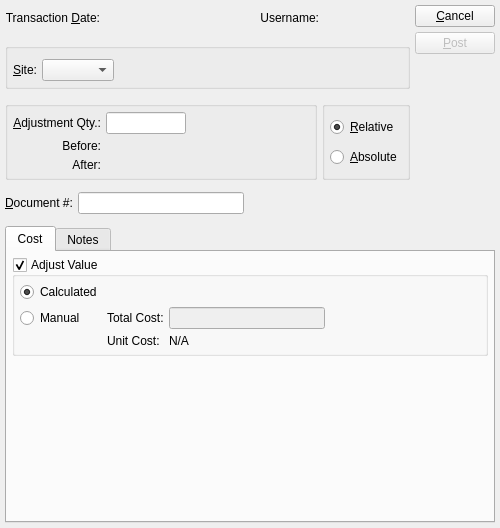
<?xml version="1.0" encoding="UTF-8"?>
<ui version="4.0">
 <comment>This file is part of the xTuple ERP: PostBooks Edition, a free and
open source Enterprise Resource Planning software suite,
Copyright (c) 1999-2019 by OpenMFG LLC, d/b/a xTuple.
It is licensed to you under the Common Public Attribution License
version 1.0, the full text of which (including xTuple-specific Exhibits)
is available at www.xtuple.com/CPAL.  By using this software, you agree
to be bound by its terms.</comment>
 <class>adjustmentTrans</class>
 <widget class="QWidget" name="adjustmentTrans">
  <property name="geometry">
   <rect>
    <x>0</x>
    <y>0</y>
    <width>500</width>
    <height>528</height>
   </rect>
  </property>
  <property name="windowTitle">
   <string>Adjustment Transaction</string>
  </property>
  <layout class="QGridLayout" name="gridLayout">
   <property name="verticalSpacing">
    <number>12</number>
   </property>
   <item row="0" column="0" colspan="2">
    <layout class="QHBoxLayout">
     <property name="spacing">
      <number>5</number>
     </property>
     <item>
      <layout class="QHBoxLayout">
       <item>
        <widget class="QLabel" name="_transDateLit">
         <property name="text">
          <string>Transaction &amp;Date:</string>
         </property>
         <property name="alignment">
          <set>Qt::AlignRight|Qt::AlignTrailing|Qt::AlignVCenter</set>
         </property>
         <property name="buddy">
          <cstring>_transDate</cstring>
         </property>
        </widget>
       </item>
       <item>
        <widget class="DLineEdit" name="_transDate">
         <property name="sizePolicy">
          <sizepolicy hsizetype="Preferred" vsizetype="Fixed">
           <horstretch>0</horstretch>
           <verstretch>0</verstretch>
          </sizepolicy>
         </property>
        </widget>
       </item>
      </layout>
     </item>
     <item>
      <spacer name="horizontalSpacer_4">
       <property name="orientation">
        <enum>Qt::Horizontal</enum>
       </property>
       <property name="sizeHint" stdset="0">
        <size>
         <width>40</width>
         <height>20</height>
        </size>
       </property>
      </spacer>
     </item>
     <item>
      <layout class="QHBoxLayout">
       <property name="spacing">
        <number>5</number>
       </property>
       <item>
        <widget class="QLabel" name="_usernameLit">
         <property name="text">
          <string>Username:</string>
         </property>
         <property name="alignment">
          <set>Qt::AlignRight|Qt::AlignTrailing|Qt::AlignVCenter</set>
         </property>
        </widget>
       </item>
       <item>
        <widget class="QLabel" name="_username">
         <property name="sizePolicy">
          <sizepolicy hsizetype="Expanding" vsizetype="Preferred">
           <horstretch>0</horstretch>
           <verstretch>0</verstretch>
          </sizepolicy>
         </property>
         <property name="alignment">
          <set>Qt::AlignLeading|Qt::AlignLeft|Qt::AlignVCenter</set>
         </property>
        </widget>
       </item>
      </layout>
     </item>
    </layout>
   </item>
   <item row="0" column="2" rowspan="2">
    <layout class="QVBoxLayout">
     <property name="spacing">
      <number>5</number>
     </property>
     <item>
      <widget class="QPushButton" name="_close">
       <property name="text">
        <string>&amp;Cancel</string>
       </property>
      </widget>
     </item>
     <item>
      <widget class="QPushButton" name="_post">
       <property name="enabled">
        <bool>false</bool>
       </property>
       <property name="text">
        <string>&amp;Post</string>
       </property>
      </widget>
     </item>
     <item>
      <spacer>
       <property name="orientation">
        <enum>Qt::Vertical</enum>
       </property>
       <property name="sizeType">
        <enum>QSizePolicy::Expanding</enum>
       </property>
       <property name="sizeHint" stdset="0">
        <size>
         <width>20</width>
         <height>35</height>
        </size>
       </property>
      </spacer>
     </item>
    </layout>
   </item>
   <item row="1" column="0" colspan="2">
    <widget class="QGroupBox" name="_itemGroup">
     <property name="title">
      <string/>
     </property>
     <layout class="QVBoxLayout">
      <property name="margin">
       <number>5</number>
      </property>
      <item>
       <widget class="ItemCluster" name="_item">
        <property name="focusPolicy">
         <enum>Qt::StrongFocus</enum>
        </property>
       </widget>
      </item>
      <item>
       <layout class="QHBoxLayout">
        <item>
         <widget class="QLabel" name="_warehouseLit">
          <property name="text">
           <string>&amp;Site:</string>
          </property>
          <property name="alignment">
           <set>Qt::AlignRight|Qt::AlignTrailing|Qt::AlignVCenter</set>
          </property>
          <property name="buddy">
           <cstring>_warehouse</cstring>
          </property>
         </widget>
        </item>
        <item>
         <layout class="QHBoxLayout">
          <property name="spacing">
           <number>0</number>
          </property>
          <item>
           <widget class="WComboBox" name="_warehouse"/>
          </item>
          <item>
           <spacer>
            <property name="orientation">
             <enum>Qt::Horizontal</enum>
            </property>
            <property name="sizeType">
             <enum>QSizePolicy::Expanding</enum>
            </property>
            <property name="sizeHint" stdset="0">
             <size>
              <width>20</width>
              <height>20</height>
             </size>
            </property>
           </spacer>
          </item>
         </layout>
        </item>
       </layout>
      </item>
     </layout>
    </widget>
   </item>
   <item row="2" column="0">
    <widget class="QGroupBox" name="_qtyGroup">
     <property name="title">
      <string/>
     </property>
     <layout class="QGridLayout">
      <item row="0" column="0">
       <widget class="QLabel" name="_adjustment_QtyLit">
        <property name="sizePolicy">
         <sizepolicy hsizetype="Preferred" vsizetype="Fixed">
          <horstretch>0</horstretch>
          <verstretch>0</verstretch>
         </sizepolicy>
        </property>
        <property name="text">
         <string>&amp;Adjustment Qty.:</string>
        </property>
        <property name="alignment">
         <set>Qt::AlignRight|Qt::AlignTrailing|Qt::AlignVCenter</set>
        </property>
        <property name="buddy">
         <cstring>_qty</cstring>
        </property>
       </widget>
      </item>
      <item row="0" column="1">
       <widget class="XLineEdit" name="_qty">
        <property name="sizePolicy">
         <sizepolicy hsizetype="Expanding" vsizetype="Preferred">
          <horstretch>0</horstretch>
          <verstretch>0</verstretch>
         </sizepolicy>
        </property>
        <property name="maximumSize">
         <size>
          <width>80</width>
          <height>32767</height>
         </size>
        </property>
        <property name="alignment">
         <set>Qt::AlignRight</set>
        </property>
       </widget>
      </item>
      <item row="1" column="0">
       <widget class="QLabel" name="_beforeLit">
        <property name="text">
         <string>Before:</string>
        </property>
        <property name="alignment">
         <set>Qt::AlignRight|Qt::AlignTrailing|Qt::AlignVCenter</set>
        </property>
       </widget>
      </item>
      <item row="1" column="1">
       <widget class="XLabel" name="_beforeQty">
        <property name="minimumSize">
         <size>
          <width>80</width>
          <height>0</height>
         </size>
        </property>
        <property name="alignment">
         <set>Qt::AlignRight|Qt::AlignTrailing|Qt::AlignVCenter</set>
        </property>
       </widget>
      </item>
      <item row="2" column="0">
       <widget class="QLabel" name="_afterLit">
        <property name="text">
         <string>After:</string>
        </property>
        <property name="alignment">
         <set>Qt::AlignRight|Qt::AlignTrailing|Qt::AlignVCenter</set>
        </property>
       </widget>
      </item>
      <item row="2" column="1">
       <widget class="XLabel" name="_afterQty">
        <property name="minimumSize">
         <size>
          <width>80</width>
          <height>0</height>
         </size>
        </property>
        <property name="alignment">
         <set>Qt::AlignRight|Qt::AlignTrailing|Qt::AlignVCenter</set>
        </property>
       </widget>
      </item>
      <item row="0" column="2">
       <spacer name="horizontalSpacer">
        <property name="orientation">
         <enum>Qt::Horizontal</enum>
        </property>
        <property name="sizeHint" stdset="0">
         <size>
          <width>40</width>
          <height>20</height>
         </size>
        </property>
       </spacer>
      </item>
     </layout>
    </widget>
   </item>
   <item row="2" column="1">
    <widget class="QGroupBox" name="_adjustmentTypeGroup">
     <property name="title">
      <string/>
     </property>
     <layout class="QGridLayout">
      <item row="1" column="0">
       <widget class="QRadioButton" name="_absolute">
        <property name="text">
         <string>&amp;Absolute</string>
        </property>
       </widget>
      </item>
      <item row="0" column="0">
       <widget class="QRadioButton" name="_relative">
        <property name="text">
         <string>&amp;Relative</string>
        </property>
        <property name="checked">
         <bool>true</bool>
        </property>
       </widget>
      </item>
     </layout>
    </widget>
   </item>
   <item row="3" column="0" colspan="2">
    <layout class="QHBoxLayout">
     <item>
      <widget class="QLabel" name="_documentNumLit">
       <property name="sizePolicy">
        <sizepolicy hsizetype="Preferred" vsizetype="Preferred">
         <horstretch>0</horstretch>
         <verstretch>0</verstretch>
        </sizepolicy>
       </property>
       <property name="text">
        <string>&amp;Document #:</string>
       </property>
       <property name="alignment">
        <set>Qt::AlignLeading|Qt::AlignLeft|Qt::AlignVCenter</set>
       </property>
       <property name="buddy">
        <cstring>_documentNum</cstring>
       </property>
      </widget>
     </item>
     <item>
      <widget class="XLineEdit" name="_documentNum"/>
     </item>
     <item>
      <spacer name="horizontalSpacer_2">
       <property name="orientation">
        <enum>Qt::Horizontal</enum>
       </property>
       <property name="sizeHint" stdset="0">
        <size>
         <width>40</width>
         <height>20</height>
        </size>
       </property>
      </spacer>
     </item>
    </layout>
   </item>
   <item row="4" column="0" colspan="3">
    <widget class="QTabWidget" name="_tab">
     <property name="currentIndex">
      <number>0</number>
     </property>
     <widget class="QWidget" name="tabCost">
      <attribute name="title">
       <string>Cost</string>
      </attribute>
      <layout class="QVBoxLayout">
       <item>
        <widget class="QGroupBox" name="_costAdjust">
         <property name="title">
          <string>Adjust Value</string>
         </property>
         <property name="checkable">
          <bool>true</bool>
         </property>
         <layout class="QGridLayout">
          <item row="0" column="0">
           <widget class="QRadioButton" name="_costCalculated">
            <property name="text">
             <string>Calculated</string>
            </property>
            <property name="checked">
             <bool>true</bool>
            </property>
           </widget>
          </item>
          <item row="1" column="0">
           <widget class="QRadioButton" name="_costManual">
            <property name="text">
             <string>Manual</string>
            </property>
           </widget>
          </item>
          <item row="1" column="1">
           <widget class="QLabel" name="_lblCost">
            <property name="text">
             <string>Total Cost:</string>
            </property>
           </widget>
          </item>
          <item row="1" column="2">
           <widget class="XLineEdit" name="_cost">
            <property name="enabled">
             <bool>false</bool>
            </property>
           </widget>
          </item>
          <item row="2" column="1">
           <widget class="QLabel" name="_unitCostLit">
            <property name="text">
             <string>Unit Cost:</string>
            </property>
           </widget>
          </item>
          <item row="2" column="2">
           <widget class="XLabel" name="_unitCost">
            <property name="text">
             <string>N/A</string>
            </property>
           </widget>
          </item>
          <item row="1" column="3">
           <spacer name="horizontalSpacer_3">
            <property name="orientation">
             <enum>Qt::Horizontal</enum>
            </property>
            <property name="sizeHint" stdset="0">
             <size>
              <width>40</width>
              <height>20</height>
             </size>
            </property>
           </spacer>
          </item>
         </layout>
        </widget>
       </item>
       <item>
        <spacer>
         <property name="orientation">
          <enum>Qt::Vertical</enum>
         </property>
         <property name="sizeHint" stdset="0">
          <size>
           <width>20</width>
           <height>1</height>
          </size>
         </property>
        </spacer>
       </item>
      </layout>
     </widget>
     <widget class="QWidget" name="tabNotes">
      <attribute name="title">
       <string>Notes</string>
      </attribute>
      <layout class="QVBoxLayout">
       <item>
        <widget class="XTextEdit" name="_notes">
         <property name="sizePolicy">
          <sizepolicy hsizetype="Expanding" vsizetype="Expanding">
           <horstretch>0</horstretch>
           <verstretch>1</verstretch>
          </sizepolicy>
         </property>
         <property name="tabChangesFocus">
          <bool>true</bool>
         </property>
         <property name="spellEnable">
          <bool>true</bool>
         </property>
        </widget>
       </item>
      </layout>
     </widget>
    </widget>
   </item>
  </layout>
 </widget>
 <layoutdefault spacing="5" margin="5"/>
 <customwidgets>
  <customwidget>
   <class>DLineEdit</class>
   <extends>QWidget</extends>
   <header>datecluster.h</header>
   <container>1</container>
  </customwidget>
  <customwidget>
   <class>ItemCluster</class>
   <extends>QWidget</extends>
   <header>itemcluster.h</header>
   <container>1</container>
  </customwidget>
  <customwidget>
   <class>WComboBox</class>
   <extends>XComboBox</extends>
   <header>wcombobox.h</header>
  </customwidget>
  <customwidget>
   <class>XComboBox</class>
   <extends>QComboBox</extends>
   <header>xcombobox.h</header>
  </customwidget>
  <customwidget>
   <class>XLabel</class>
   <extends>QLabel</extends>
   <header>xlabel.h</header>
  </customwidget>
  <customwidget>
   <class>XLineEdit</class>
   <extends>QLineEdit</extends>
   <header>xlineedit.h</header>
   <container>1</container>
  </customwidget>
  <customwidget>
   <class>XTextEdit</class>
   <extends>QTextEdit</extends>
   <header>xtextedit.h</header>
  </customwidget>
 </customwidgets>
 <tabstops>
  <tabstop>_transDate</tabstop>
  <tabstop>_item</tabstop>
  <tabstop>_warehouse</tabstop>
  <tabstop>_qty</tabstop>
  <tabstop>_relative</tabstop>
  <tabstop>_absolute</tabstop>
  <tabstop>_documentNum</tabstop>
  <tabstop>_costAdjust</tabstop>
  <tabstop>_costCalculated</tabstop>
  <tabstop>_costManual</tabstop>
  <tabstop>_cost</tabstop>
  <tabstop>_tab</tabstop>
  <tabstop>_notes</tabstop>
  <tabstop>_post</tabstop>
  <tabstop>_close</tabstop>
 </tabstops>
 <resources/>
 <connections>
  <connection>
   <sender>_item</sender>
   <signal>valid(bool)</signal>
   <receiver>_post</receiver>
   <slot>setEnabled(bool)</slot>
   <hints>
    <hint type="sourcelabel">
     <x>20</x>
     <y>20</y>
    </hint>
    <hint type="destinationlabel">
     <x>20</x>
     <y>20</y>
    </hint>
   </hints>
  </connection>
  <connection>
   <sender>_close</sender>
   <signal>clicked()</signal>
   <receiver>adjustmentTrans</receiver>
   <slot>close()</slot>
   <hints>
    <hint type="sourcelabel">
     <x>20</x>
     <y>20</y>
    </hint>
    <hint type="destinationlabel">
     <x>20</x>
     <y>20</y>
    </hint>
   </hints>
  </connection>
  <connection>
   <sender>_item</sender>
   <signal>newId(int)</signal>
   <receiver>_warehouse</receiver>
   <slot>findItemsites(int)</slot>
   <hints>
    <hint type="sourcelabel">
     <x>20</x>
     <y>20</y>
    </hint>
    <hint type="destinationlabel">
     <x>20</x>
     <y>20</y>
    </hint>
   </hints>
  </connection>
  <connection>
   <sender>_item</sender>
   <signal>warehouseIdChanged(int)</signal>
   <receiver>_warehouse</receiver>
   <slot>setId(int)</slot>
   <hints>
    <hint type="sourcelabel">
     <x>20</x>
     <y>20</y>
    </hint>
    <hint type="destinationlabel">
     <x>20</x>
     <y>20</y>
    </hint>
   </hints>
  </connection>
 </connections>
</ui>
